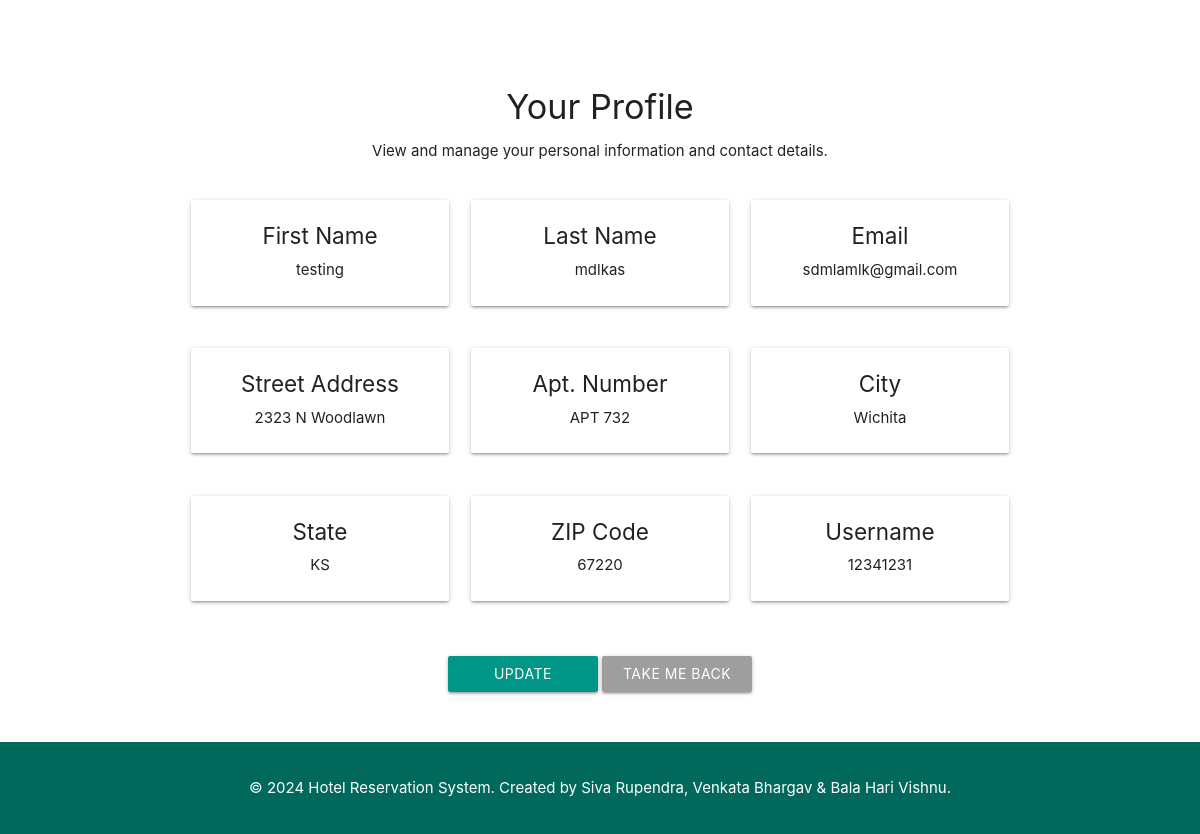
The page /user/profile/ (signed in) on the database its author committed.
### hotel_app/models.py (models this page shows, shortened)
class Customer(AbstractUser):
    first_name = models.CharField(max_length=60, null=True)  # Customer's first name
    last_name = models.CharField(max_length=30, null=True)  # Customer's last name
    email = models.CharField(max_length=100, null=True)  # Customer's email address
    mobile_number = models.CharField(max_length=12, null=True)  # Customer's contact room_num
    address1 = models.CharField(max_length=255, blank=True)  # Street address, e.g., "123 Main St"
    apt_number = models.CharField(max_length=10, blank=True, null=True)  # Apartment or unit number
    city = models.CharField(max_length=100, blank=True)  # City of residence
    state = models.CharField(max_length=50, blank=True)  # State of residence
    zip_code = models.CharField(max_length=10, blank=True)  # ZIP or postal code
    created_at = models.DateTimeField(default=timezone.now)  # Date and time when the profile was created
    updated_at = models.DateTimeField(auto_now=True)  # Date and time when the profile was last modified

### hotel_app/views.py (the view)
# urls.py: path('user/profile/', hotel_user_profile, name='user_profile'),  # View customer profile
def hotel_user_profile(request):
    if request.user.is_active:
        print("activa customer")
    else:
        print("no active customer")
    return render(request, 'user_profile.html')

### hotel_app/templates/user_profile.html (shortened to what this page needs)
<!DOCTYPE html>
<html lang="en">
<head>
    <link rel="stylesheet" href="https://cdnjs.cloudflare.com/ajax/libs/materialize/1.0.0/css/materialize.min.css">
</head>
<body>
<div class="container">
    <div class="section center-align">
        <h4>Your Profile</h4>
        <p>View and manage your personal information and contact details.</p>
    </div>
    <div class="row">
        <div class="col s12 m4">
            <div class="card">
                <div class="card-content center-align">
                    <h5>First Name</h5>
                    <p>{% if request.user.first_name %}{{ request.user.first_name }}{% else %}-{% endif %}</p>
                </div>
            </div>
        </div>
        <div class="col s12 m4">
            <div class="card">
                <div class="card-content center-align">
                    <h5>Last Name</h5>
                    <p>{% if request.user.last_name %}{{ request.user.last_name }}{% else %}-{% endif %}</p>
                </div>
            </div>
        </div>
        <div class="col s12 m4">
            <div class="card">
                <div class="card-content center-align">
                    <h5>Email</h5>
                    <p>{% if request.user.email %}{{ request.user.email }}{% else %}-{% endif %}</p>
                </div>
            </div>
        </div>
    </div>
    <div class="row">
        <div class="col s12 m4">
            <div class="card">
                <div class="card-content center-align">
                    <h5>Street Address</h5>
                    <p>{% if request.user.address1 %}{{ request.user.address1 }}{% else %}-{% endif %}</p>
                </div>
            </div>
        </div>
        <div class="col s12 m4">
            <div class="card">
                <div class="card-content center-align">
                    <h5>Apt. Number</h5>
                    <p>{% if request.user.apt_number %}{{ request.user.apt_number }}{% else %}-{% endif %}</p>
                </div>
            </div>
        </div>
        <div class="col s12 m4">
            <div class="card">
                <div class="card-content center-align">
                    <h5>City</h5>
                    <p>{% if request.user.city %}{{ request.user.city }}{% else %}-{% endif %}</p>
                </div>
            </div>
        </div>
    </div>
    <div class="row">
        <div class="col s12 m4">
            <div class="card">
                <div class="card-content center-align">
                    <h5>State</h5>
                    <p>{% if request.user.state %}{{ request.user.state }}{% else %}-{% endif %}</p>
                </div>
            </div>
        </div>
        <div class="col s12 m4">
            <div class="card">
                <div class="card-content center-align">
                    <h5>ZIP Code</h5>
                    <p>{% if request.user.zip_code %}{{ request.user.zip_code }}{% else %}-{% endif %}</p>
                </div>
            </div>
        </div>
        <div class="col s12 m4">
            <div class="card">
                <div class="card-content center-align">
                    <h5>Username</h5>
                    <p>{% if request.user.username %}{{ request.user.username }}{% else %}-{% endif %}</p>
                </div>
            </div>
        </div>
    </div>
    <div class="center-align">
        <a href="/update/user/profile/" class="btn waves-effect waves-light teal btn-custom">Update Profile</a>
        <a href="/hotel/customer/home/" class="btn waves-effect waves-light grey btn-custom">Take Me Back</a>
    </div>
</div>
<div class="footer">
    <p>&copy; 2024 Hotel Reservation System. Created by Siva Rupendra, Venkata Bhargav & Bala Hari Vishnu.</p>
</div>
</body>
</html>

### hotel_app/templates/user_profile.html (style rules this page uses)
.container { margin-top: 50px; }
.footer { background-color: #00695c; color: white; padding: 20px 0; text-align: center; margin-top: 50px; }
.card-content h5 { font-size: 1.5em; margin-top: 0; }
.btn-custom { width: 150px; margin-top: 20px; }

### rows shown on the page
Customer: user.first_name "testing", user.last_name "mdlkas", user.email "sdmlamlk@gmail.com", user.address1 "2323 N Woodlawn", user.apt_number "APT 732", user.city "Wichita", user.state "KS", user.zip_code "67220", user.username "12341231"
